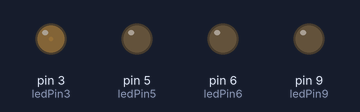
Bench run of a sketch on a simulated Arduino Uno, built with avr-gcc and run on an emulated ATmega328P. On the bench: output pins drawn as LEDs (lit = HIGH).

Above: at 0.05 s.
At 2.35 s:
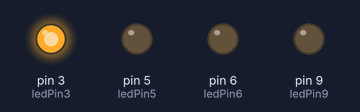
At 4.75 s:
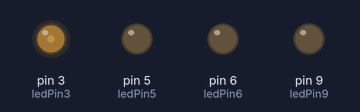
At 9.85 s:
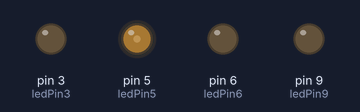
At 14.95 s:
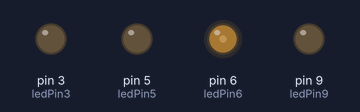
At 20.15 s:
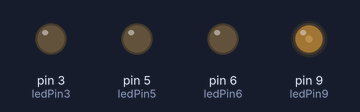
Timing chart, 0 to 26.6 s (numbered marks = the images above):
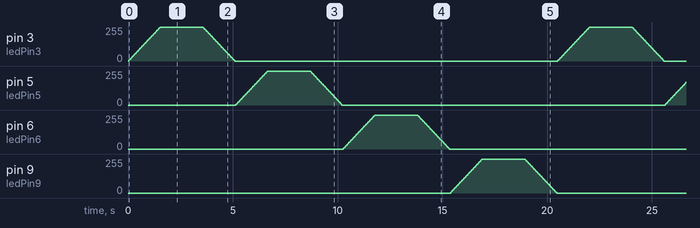

The sketch:

Fading_Test.ino
```cpp
int ledPin3 = 3;
int ledPin5 = 5;
int ledPin6 = 6;
int ledPin9 = 9;

void setup() {
  pinMode(ledPin3, OUTPUT);
  pinMode(ledPin5, OUTPUT);
  pinMode(ledPin6, OUTPUT);
  pinMode(ledPin9, OUTPUT);
}
void fadeLED6() {
  for (int fadeValue = 0 ; fadeValue <= 255; fadeValue += 5) {
    analogWrite(ledPin6, fadeValue);
    delay(30);
  }
  timel3();
  for (int fadeValue = 255 ; fadeValue >= 0; fadeValue -= 5) {
    analogWrite(ledPin6, fadeValue);
    delay(30);
  }
}

void fadeLED9() {
  for (int fadeValue = 0 ; fadeValue <= 255; fadeValue += 5) {
    analogWrite(ledPin9, fadeValue);
    delay(30);
  }
  timel3();
  for (int fadeValue = 255 ; fadeValue >= 0; fadeValue -= 5) {
    analogWrite(ledPin9, fadeValue);
    delay(30);
  }
}

void fadeLED3() {
  for (int fadeValue = 0 ; fadeValue <= 255; fadeValue += 5) {
    analogWrite(ledPin3, fadeValue);
    delay(30);
  }
  timel3();
  for (int fadeValue = 255 ; fadeValue >= 0; fadeValue -= 5) {
    analogWrite(ledPin3, fadeValue);
    delay(30);
  }
}

void fadeLED5() {
  for (int fadeValue = 0 ; fadeValue <= 255; fadeValue += 5) {
    analogWrite(ledPin5, fadeValue);
    delay(30);
  }
  timel3();
  for (int fadeValue = 255 ; fadeValue >= 0; fadeValue -= 5) {
    analogWrite(ledPin5, fadeValue);
    delay(30);
  }
}

void timel3() {
  delay(2000);
}

void loop() {
  fadeLED3();
  fadeLED5();
  fadeLED6();
  fadeLED9();
}
```
